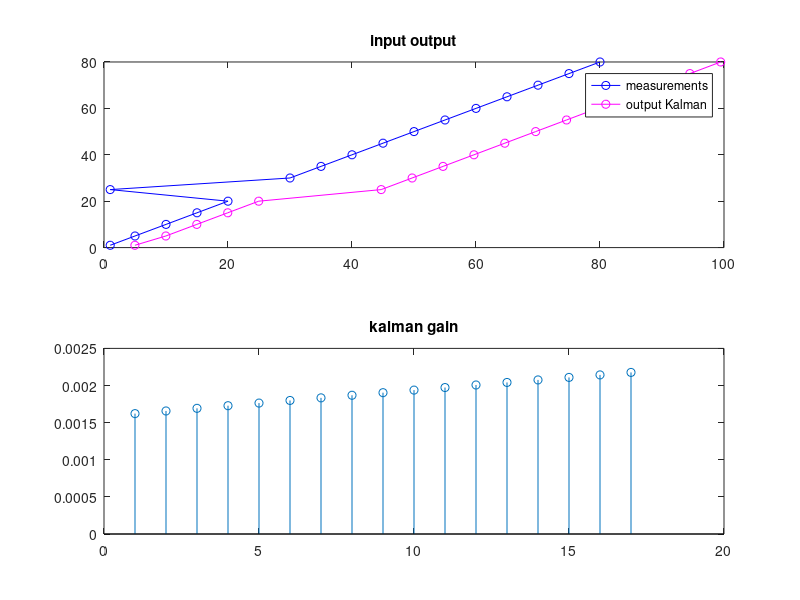

Here is the MATLAB script that generated this plot:
clc;
clear all;
close all;
 
%-------------------------------------------------------------------------
% measurements
 
x = [1, 5, 10, 15, 20,  1, 30, 35, 40, 45, 50, 55, 60, 65, 70, 75, 80];
y = [1, 5, 10, 15, 20, 25, 30, 35, 40, 45, 50, 55, 60, 65, 70, 75, 80];
 
VxMeas = [5,5,5,5,5,20,5,5,5,5,5,5,5,5,5,5,5];
VyMeas = [5,5,5,5,5,0,5,5,5,5,5,5,5,5,5,5,5];
 
%-------------------------------------------------------------------------
% kalman filter
 
X = [0;  %x
     0;  %y
     0;  %Vx
     0]; %Vy
 
Q = 10;
% Vx = 5;
% Vy = 5;
Ts = 1;
P = eye(4);
 
%state transition matrix
A = [1, 0, Ts, 0;
     0, 1, 0, Ts;
     0, 0, 1, 0;
     0, 0, 0, 1;
    ];
 
%transformation matrix C
C = [1, 0, 0,0;
     0, 1, 0,0];
       
% initialize measurement noise covar matrix R
 R = [1, 0, 0, 0;
      0, 1, 0, 0;
      0, 0, 1, 0;
      0, 0, 0, 1;];
 
% calculate measurement noise covariance matrix R
   myMeanX = mean(x);
   myMeanY = mean(y);
   varianceX = 0;
   varianceY = 0;
   for i=1:length(x)
        varianceX = varianceX + (myMeanX - x(i))^2;
        varianceY = varianceY + (myMeanY - y(i))^2;
   end
   
  myMeanVx = mean(VxMeas);
  myMeanVy = mean(VyMeas);
  varianceVx = 0;
  varianceVy = 0;
  for i=1:length(varianceVx)
       varianceVx = varianceVx + (myMeanVx - VxMeas(i))^2;
       varianceVy = varianceVy + (myMeanVy - VyMeas(i))^2;
  end    
 
    R(1,1) = varianceX/length(x);
    R(2,2) = varianceY/length(y);
    R(3,3) = varianceVx/length(VxMeas);  
    R(4,4) = varianceVy/length(VyMeas);  
   
I = [1, 0, 0, 0;
     0, 1, 0, 0;
     0, 0, 1, 0;
     0, 0, 0, 1];
 
 msqX =0;
 msqY =0;
 
for k=1:length(x)
disp('calculated: ');
R
   
     Y = [x(k);
          y(k);
          VxMeas(k);
          VyMeas(k)];
   
   %prediction
        X = A*X;
        P = A*P*A.'+Q;
 
 
   %correction
        K = P/(P+R);
        X = X + K*(Y-X);
        XPosCorrected(k) = X(1,1);
        YPosCorrected(k) = Y(2,1);
       
        %step 3
        P = (I - K)*P;
        kalmanGain(k) = (K(1,1)+K(2,2))/2;
       
       
end    
 
figure(1);
subplot(2,1,1)
plot(x,y, '-bo');
hold on;
plot(XPosCorrected, YPosCorrected, '-mo');
title('input output')
legend('measurements', 'output Kalman');
subplot(2,1,2)
stem(kalmanGain);
title('kalman gain')